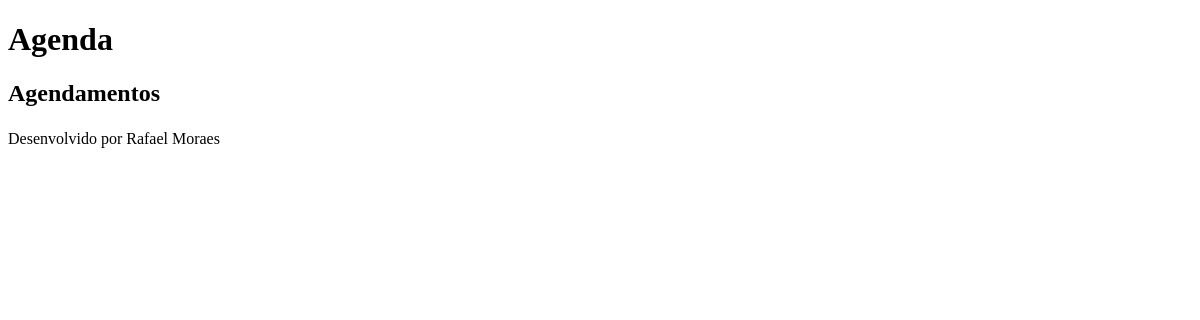
Before: /agenda/ with the older database file.
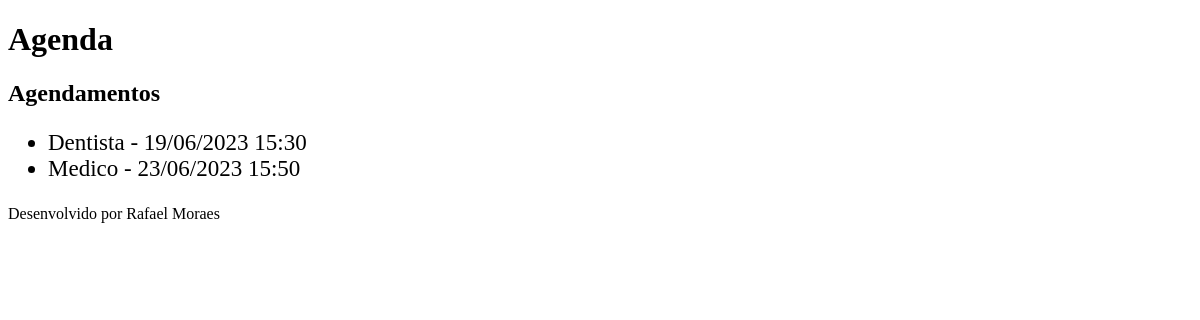
After: the same page with the newer database file.
### core/models.py (models this page shows)
class Evento (models.Model) :
    titulo = models.CharField( max_length=100)
    descricao = models.TextField( blank= True, null= True)
    data_evento = models.DateTimeField( verbose_name='Data do Evento')
    data_descricao= models.DateTimeField( auto_now= True, verbose_name='Data de Criacao')
    usuario = models.ForeignKey(User, on_delete=models.CASCADE)
    def data_event (self):
        return self.data_evento.strftime('%d/%m/%Y %H:%M')

### core/views.py (the view)
def listaEventos(request) :
    evento = Evento.objects.all()
    dados ={'eventos': evento}
    return render(request, 'index.html', dados)

### core/templates/index.html
{% extends "model-page.html" %}
{% block content %}
        <h2>Agendamentos</h2>
        <ul style='font-size:23px'>
            {%for evento in eventos%}
            <li>{{ evento.titulo }} - {{ evento.data_event }}</li>
            {%endfor%}
        </ul>
{% endblock %}

### core/templates/model-page.html
<!DOCTYPE html>
<html lang="en">
<head>
    {% include "model-header.html" %}
</head>
<body>
    {% block content %} {% endblock  %}
    {% include "model-footer.html" %}
</body>
</html>

### core/templates/model-header.html (shortened to what this page needs)
    <h1>Agenda</h1>

### core/templates/model-footer.html
<p>Desenvolvido por Rafael Moraes</p>

Changed rows visible on the page:
added Evento: titulo "Dentista", data_event "19/06/2023 15:30"
added Evento: titulo "Medico", data_event "23/06/2023 15:50"
